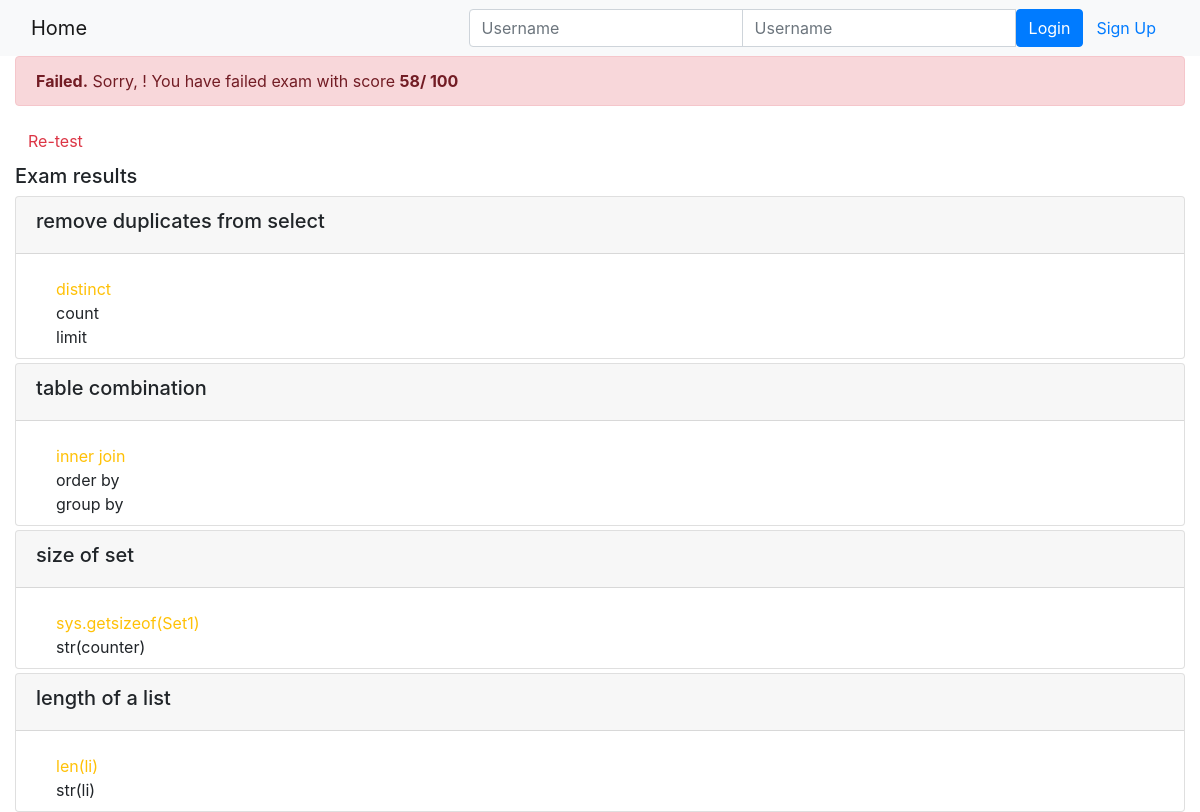
Screenshot of /onlinecourse/course/5/submission/5/result/ with the database file from the repository.
### onlinecourse/models.py (models this page shows, shortened)
class Question(models.Model):
    question_text = models.CharField(max_length=1000)
    courses = models.ManyToManyField(Course)
    grade = models.FloatField()
    lesson = models.ForeignKey(Lesson, on_delete=models.CASCADE)

class Choice(models.Model):
    questions = models.ManyToManyField(Question)
    choice_text = models.CharField(max_length=1000)
    is_correct = models.BooleanField()
    question = models.ForeignKey(Question, on_delete=models.CASCADE, related_name='question_id',)

### onlinecourse/views.py (the view)
# urls.py: path('course/<int:course_id>/submission/<int:submission_id>/result/', views.show_exam_result, name='show_exam_result'),
def show_exam_result(request, course_id, submission_id):
    course  =  get_object_or_404(Course, pk=course_id)
    submission =  get_object_or_404(Submission, pk=submission_id)
    total =  0
    total_user =  0
    q_results = {}
    c_submits = {}
    c_results = {}
    for q in course.question_set.all():
        q_total = 0
        q_total_user = 0
        for c in q.choice_set.all():
            q_total += 1
            temp_right = c.is_correct
            count =  submission.choices.filter(id = c.id).count()
            temp_user  = count > 0
            c_submits[c.id] = temp_user
            c_results[c.id] = temp_user == temp_right
            if temp_user == temp_right:
                q_total_user += 1
        q_results[q.id] =  q.grade*(q_total_user / q_total)
        total += q.grade
        total_user  += q_results[q.id]
    context  = {}
    context["course"]  =  course
    context["submission"]  =  submission
    context["total"]  =  total
    context["total_user"]  =  total_user
    context["q_results"]  =  q_results
    context["c_submits"]  =  c_submits
    context["c_results"]  =  c_results
    context["grade"]  =  int((total_user/total)*100)
    return render(request, 'onlinecourse/exam_result_bootstrap.html', context)

### onlinecourse/templates/onlinecourse/exam_result_bootstrap.html (shortened to what this page needs)
<!DOCTYPE html>
<html lang="en">
<head>
    {% load static %}
    <link rel="stylesheet" href="https://maxcdn.bootstrapcdn.com/bootstrap/4.5.2/css/bootstrap.min.css">
</head>
<body>
 <nav class="navbar navbar-light bg-light">
    <div class="container-fluid">
        <div class="navbar-header">
              <a class="navbar-brand" href="{% url 'onlinecourse:index' %}">Home</a>
        </div>
        <ul class="nav navbar-nav navbar-right">
            {% if user.is_authenticated %}
            <li>
                <a class="btn btn-link" href="#">{{ user.first_name }}({{ user.username }})</a>
                <a class="btn btn-link" href="{% url 'onlinecourse:logout' %}">Logout</a>
            </li>
            {% else %}
            <li>
                <form class="form-inline" action="{% url 'onlinecourse:login' %}" method="post">
                    <div class="input-group">
                        <input type="text" class="form-control" placeholder="Username" name="username" >
                        <input type="password" class="form-control" placeholder="Username" name="psw" >
                        <button class="btn btn-primary" type="submit">Login</button>
                        <a class="btn btn-link" href="{% url 'onlinecourse:registration' %}">Sign Up</a>
                    </div>
                </form>
            </li>
            {% endif %}
        </ul>
    </div>
</nav>
<div class="container-fluid">
    {% if grade > 80 %}
    <div class="alert alert-success">
       <b>Congratulations, {{ user.username }}!</b>   You have passed the exam and completed the course with score <b>{{ grade }}/ 100</b></b>
    </div>
        {% else %}
        <div class="alert alert-danger">
            <b>Failed.</b> Sorry, {{ user.username }}! You have failed exam with score <b>{{ grade }}/ 100</b></b>
        </div>
        <a class="btn btn-link text-danger" href="{% url 'onlinecourse:course_details' course.id %}">Re-test</a>
        {% endif %}
        <div class="card-columns-vertical mt-1">
        <h5 class="">Exam results</h5>
            {% for  question in course.question_set.all %}
            <div class="card mt-1">
                <div class="card-header"><h5>{{ question.question_text}}</h5></div>
                <div class="form-group">
                    <ul style="list-style-type: none">
                    {% for choice in question.choice_set.all %}
                    <div class="{% for key, value in c_results.items %}
                        {% if choice.id == key %}
                            {% if value == True and choice.is_correct %}
                                text-success
                            {% elif value == False and choice.is_correct %}
                                text-warning
                            {% endif %}
                        {% endif %}
                        {% endfor %}">
                        <div class="form-check">
                            <label class="form-check-label">
                                <li class="form-check-input" id="{{choice.id}}"
                                value="{{choice.id}}" >
                                   {{ choice.choice_text }}
                                </li>
                            </label>
                        </div>
                    </div>
                    {% endfor %}
                    </ul>
                </div>
            </div>
            {% endfor %}
        </div>
    </div>
</body>
</html>

### rows the page displays
Question: question_text "remove duplicates from select"
Choice: {{ choice.id }} 7 (drawn), choice_text "distinct"
Choice: {{ choice.id }} 8 (drawn), choice_text "count"
Choice: {{ choice.id }} 9 (drawn), choice_text "limit"
Question: question_text "table combination"
Choice: {{ choice.id }} 4 (drawn), choice_text "inner join"
Choice: {{ choice.id }} 5 (drawn), choice_text "order by"
Choice: {{ choice.id }} 6 (drawn), choice_text "group by"
Question: question_text "size of set"
Choice: {{ choice.id }} 12 (drawn), choice_text "sys.getsizeof(Set1)"
Choice: {{ choice.id }} 13 (drawn), choice_text "str(counter)"
Question: question_text "length of a list"
Choice: {{ choice.id }} 10 (drawn), choice_text "len(li)"
Choice: {{ choice.id }} 11 (drawn), choice_text "str(li)"

### other values shown
{{ grade }} "58"
